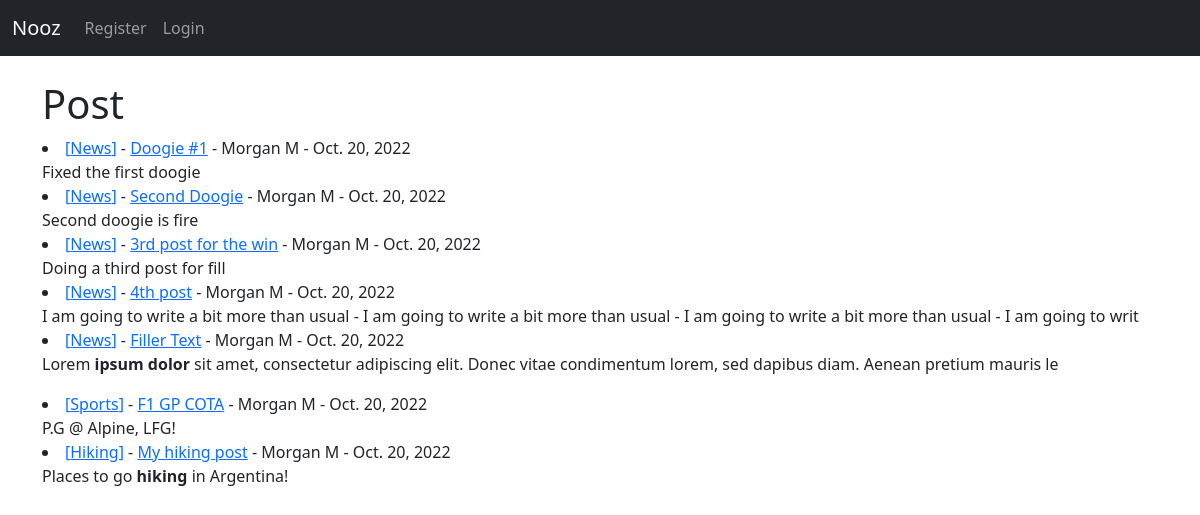
Before: / with the older database file.
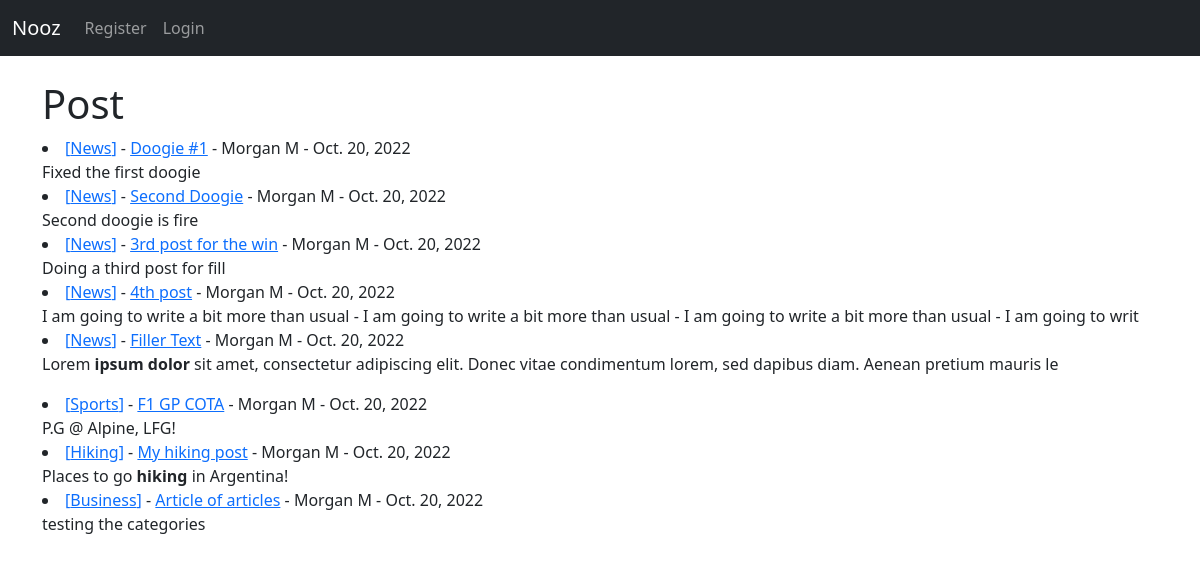
After: the same page with the newer database file.
### nooz2/models.py (models this page shows, shortened)
class Post(models.Model):
    title = models.CharField(max_length=255)
    title_tag = models.CharField(max_length=255)
    description = models.CharField(max_length=50, default='Click above to read more')
    author = models.ForeignKey(User, on_delete=models.CASCADE)
    body = models.TextField()
    timestamp = models.DateField(auto_now_add=True)
    category = models.CharField(max_length=255, default='News')

### nooz2/views.py (the view)
# urls.py: path('', HomeView.as_view(), name="home"),
class HomeView(ListView):
    model = Post
    template_name = 'home.html'
    ordering = ['-timestamp']

### templates/home.html (shortened to what this page needs)
{% extends 'base.html' %}
{% block content %}
<h1>Post</h1>
{% for post in object_list %}
   <li><a href="{% url 'category' post.category %}">[{{ post.category}}]</a> - <a href="{% url 'post-detail' post.pk %}">{{ post.title}}</a> -
    {{ post.author.first_name }}
    {{ post.author.last_name }} -
    {{ post.timestamp }}
<br/>
    {{ post.body|slice:"150"|safe }}</li>
{% endfor %}
{% endblock %}

Changed rows visible on the page:
added Post: category "Business", title "Article of articles", author.first_name "Morgan", author.last_name "M", timestamp "Oct. 20, 2022", body "testing the categories"
